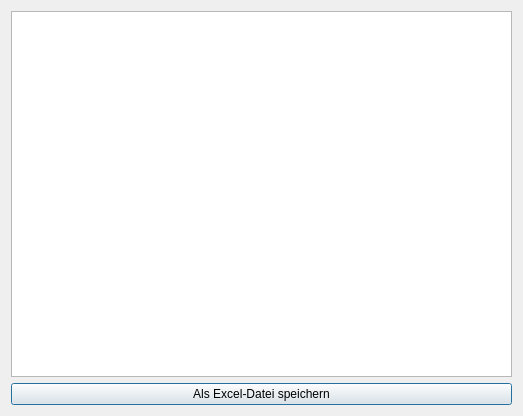
<?xml version="1.0" encoding="UTF-8"?>
<ui version="4.0">
 <class>Dialog</class>
 <widget class="QDialog" name="Dialog">
  <property name="geometry">
   <rect>
    <x>0</x>
    <y>0</y>
    <width>523</width>
    <height>416</height>
   </rect>
  </property>
  <property name="windowTitle">
   <string>SQL-Abfrage</string>
  </property>
  <layout class="QVBoxLayout" name="verticalLayout">
   <item>
    <widget class="QTableView" name="tableView"/>
   </item>
   <item>
    <widget class="QPushButton" name="exportButton">
     <property name="text">
      <string>Als Excel-Datei speichern</string>
     </property>
    </widget>
   </item>
  </layout>
 </widget>
 <resources/>
 <connections/>
</ui>
